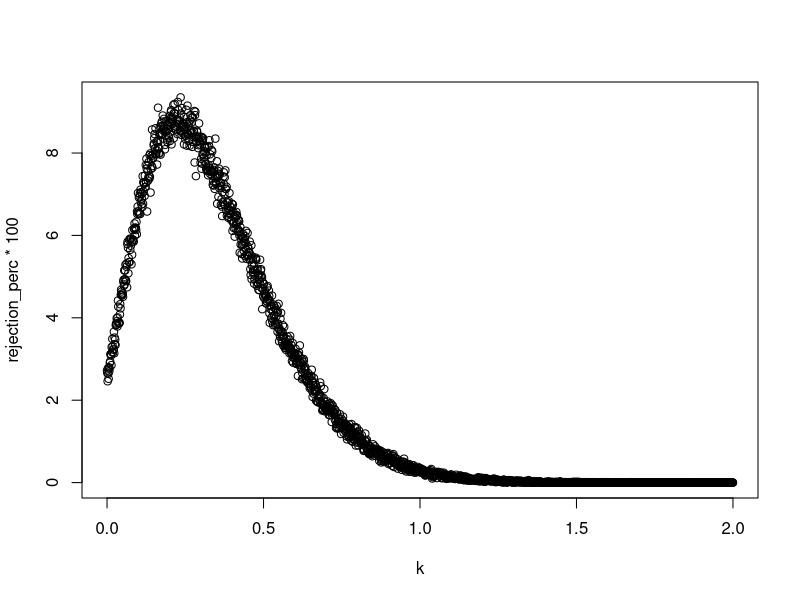

Write the R code that produced this figure.
#Parameter. Corresponding to original T-estimator
c <- sqrt(2)
q <- qnorm(0.975)
sigma <- sqrt(0.0457)

#test
k <- seq(0,2, by = 0.001)

#Rejection percentage above
n_sims <- 10000
rejections <- numeric(length = length(k))

for (i in 1:n_sims){
  norms <- rnorm(length(k),mean = 0,sd = sigma)
  T_s <- c*k/sqrt(k^2+sigma^2) + 1/sqrt(k^2+sigma^2)*norms
  rejections <- rejections + (T_s > q)
}

rejection_perc <- rejections / n_sims
plot(k,rejection_perc*100)


#Theoretical max
theoretical_max <- 1-pnorm(sqrt(q^2-c^2))
theoretical_max*100



## My calculations were correct - the theoretical maximum is the actual maximum. /Sebastian

